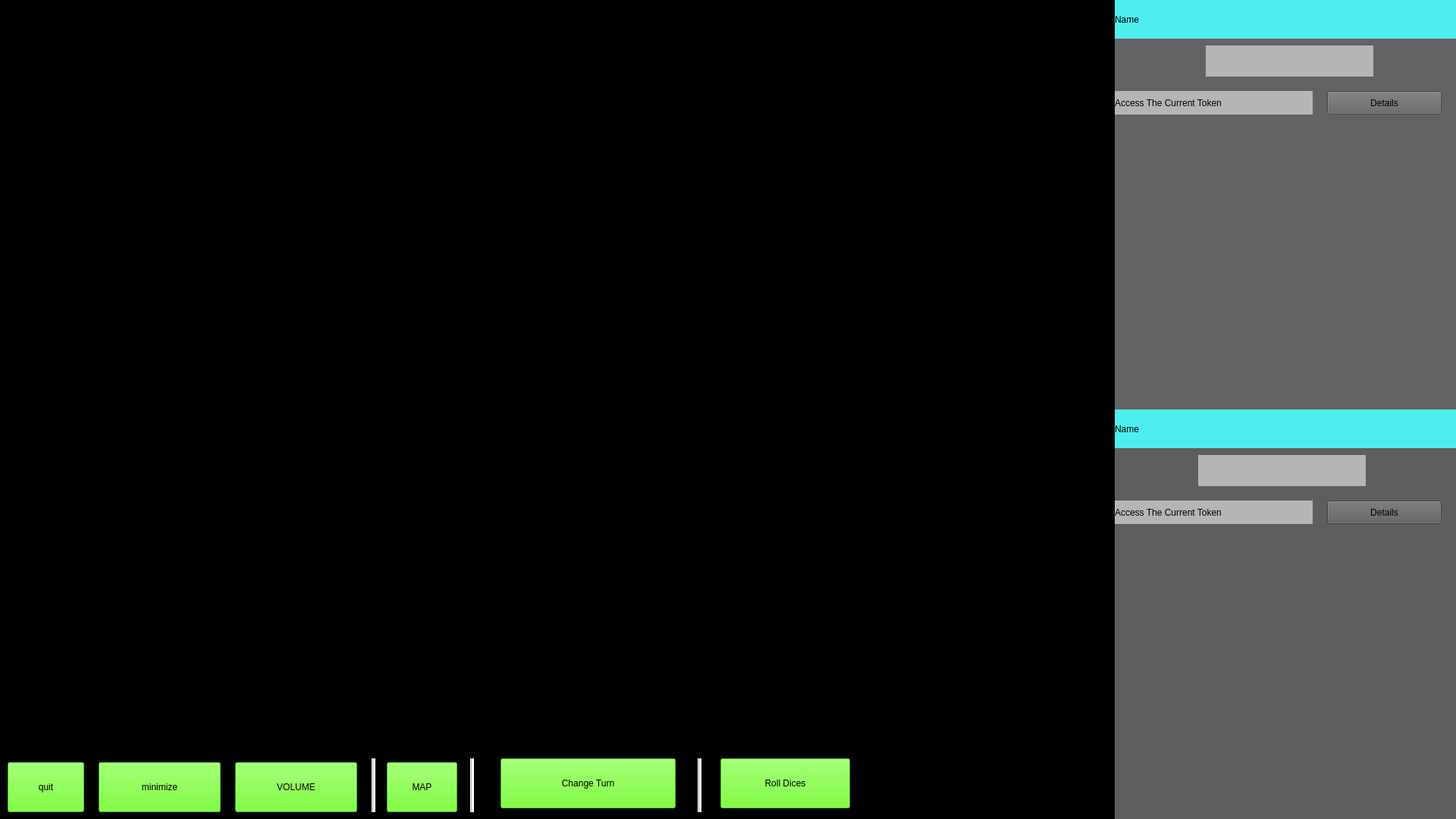
<?xml version="1.0" encoding="UTF-8"?>
<ui version="4.0">
 <class>MainWindow</class>
 <widget class="QMainWindow" name="MainWindow">
  <property name="geometry">
   <rect>
    <x>0</x>
    <y>0</y>
    <width>1920</width>
    <height>1080</height>
   </rect>
  </property>
  <property name="windowTitle">
   <string>MainWindow</string>
  </property>
  <property name="styleSheet">
   <string notr="true">background-color: rgb(0, 0, 0);
</string>
  </property>
  <widget class="QWidget" name="centralWidget">
   <widget class="QWidget" name="Ui_board" native="true">
    <property name="geometry">
     <rect>
      <x>0</x>
      <y>0</y>
      <width>1470</width>
      <height>1000</height>
     </rect>
    </property>
    <property name="focusPolicy">
     <enum>Qt::ClickFocus</enum>
    </property>
   </widget>
   <widget class="QWidget" name="widget" native="true">
    <property name="geometry">
     <rect>
      <x>1470</x>
      <y>0</y>
      <width>451</width>
      <height>1081</height>
     </rect>
    </property>
    <property name="styleSheet">
     <string notr="true">background-color: rgb(255, 255, 255);</string>
    </property>
    <widget class="QWidget" name="widget_2" native="true">
     <property name="geometry">
      <rect>
       <x>0</x>
       <y>0</y>
       <width>451</width>
       <height>540</height>
      </rect>
     </property>
     <property name="styleSheet">
      <string notr="true">background-color: rgb(99, 99, 99);</string>
     </property>
     <widget class="QLabel" name="Name_1">
      <property name="geometry">
       <rect>
        <x>0</x>
        <y>0</y>
        <width>451</width>
        <height>51</height>
       </rect>
      </property>
      <property name="styleSheet">
       <string notr="true">background-color: rgb(79, 238, 238);

font: 18pt &quot;Segoe Print&quot;;
qproperty-alignment: AlignCenter;


</string>
      </property>
      <property name="text">
       <string>Name</string>
      </property>
     </widget>
     <widget class="QLabel" name="label_3">
      <property name="geometry">
       <rect>
        <x>30</x>
        <y>60</y>
        <width>61</width>
        <height>41</height>
       </rect>
      </property>
      <property name="text">
       <string/>
      </property>
      <property name="pixmap">
       <pixmap resource="logo.qrc">:/photos/Moneybag.jpg.png</pixmap>
      </property>
      <property name="scaledContents">
       <bool>true</bool>
      </property>
     </widget>
     <widget class="QLabel" name="Money_1">
      <property name="geometry">
       <rect>
        <x>120</x>
        <y>60</y>
        <width>221</width>
        <height>41</height>
       </rect>
      </property>
      <property name="styleSheet">
       <string notr="true">background-color: rgb(170, 0, 0);
background-color: rgb(181, 181, 181);
font: 16pt &quot;Segoe Print&quot;;</string>
      </property>
      <property name="text">
       <string/>
      </property>
     </widget>
     <widget class="QPushButton" name="CurrentToken_1">
      <property name="geometry">
       <rect>
        <x>280</x>
        <y>120</y>
        <width>151</width>
        <height>31</height>
       </rect>
      </property>
      <property name="styleSheet">
       <string notr="true">font: 12pt &quot;Segoe Print&quot;;</string>
      </property>
      <property name="text">
       <string>Details</string>
      </property>
     </widget>
     <widget class="QLabel" name="field_name_1">
      <property name="geometry">
       <rect>
        <x>0</x>
        <y>120</y>
        <width>261</width>
        <height>31</height>
       </rect>
      </property>
      <property name="styleSheet">
       <string notr="true">background-color: rgb(170, 0, 0);
background-color: rgb(181, 181, 181);
font: 12pt &quot;Segoe Print&quot;;</string>
      </property>
      <property name="text">
       <string>Access The Current Token</string>
      </property>
     </widget>
    </widget>
    <widget class="QWidget" name="widget_3" native="true">
     <property name="geometry">
      <rect>
       <x>0</x>
       <y>540</y>
       <width>451</width>
       <height>540</height>
      </rect>
     </property>
     <property name="styleSheet">
      <string notr="true">background-color: rgb(94, 94, 94);</string>
     </property>
     <widget class="QLabel" name="Name_2">
      <property name="geometry">
       <rect>
        <x>0</x>
        <y>0</y>
        <width>451</width>
        <height>51</height>
       </rect>
      </property>
      <property name="styleSheet">
       <string notr="true">background-color: rgb(79, 238, 238);

font: 18pt &quot;Segoe Print&quot;;
qproperty-alignment: AlignCenter;


</string>
      </property>
      <property name="text">
       <string>Name</string>
      </property>
     </widget>
     <widget class="QLabel" name="label_4">
      <property name="geometry">
       <rect>
        <x>30</x>
        <y>60</y>
        <width>61</width>
        <height>41</height>
       </rect>
      </property>
      <property name="text">
       <string/>
      </property>
      <property name="pixmap">
       <pixmap resource="logo.qrc">:/photos/Moneybag.jpg.png</pixmap>
      </property>
      <property name="scaledContents">
       <bool>true</bool>
      </property>
     </widget>
     <widget class="QLabel" name="Money_2">
      <property name="geometry">
       <rect>
        <x>110</x>
        <y>60</y>
        <width>221</width>
        <height>41</height>
       </rect>
      </property>
      <property name="styleSheet">
       <string notr="true">background-color: rgb(170, 0, 0);
background-color: rgb(181, 181, 181);
font: 16pt &quot;Segoe Print&quot;;</string>
      </property>
      <property name="text">
       <string/>
      </property>
     </widget>
     <widget class="QPushButton" name="CurrentToken_2">
      <property name="geometry">
       <rect>
        <x>280</x>
        <y>120</y>
        <width>151</width>
        <height>31</height>
       </rect>
      </property>
      <property name="styleSheet">
       <string notr="true">font: 12pt &quot;Segoe Print&quot;;</string>
      </property>
      <property name="text">
       <string>Details</string>
      </property>
     </widget>
     <widget class="QLabel" name="field_name_2">
      <property name="geometry">
       <rect>
        <x>0</x>
        <y>120</y>
        <width>261</width>
        <height>31</height>
       </rect>
      </property>
      <property name="styleSheet">
       <string notr="true">background-color: rgb(170, 0, 0);
background-color: rgb(181, 181, 181);
font: 12pt &quot;Segoe Print&quot;;</string>
      </property>
      <property name="text">
       <string>Access The Current Token</string>
      </property>
     </widget>
    </widget>
   </widget>
   <widget class="QPushButton" name="RollDIces">
    <property name="geometry">
     <rect>
      <x>950</x>
      <y>1000</y>
      <width>171</width>
      <height>66</height>
     </rect>
    </property>
    <property name="styleSheet">
     <string notr="true">font: 20pt &quot;Segoe Print&quot;;
background-color: rgb(85, 255, 0);</string>
    </property>
    <property name="text">
     <string>Roll Dices</string>
    </property>
   </widget>
   <widget class="QPushButton" name="Map_Button">
    <property name="geometry">
     <rect>
      <x>510</x>
      <y>1005</y>
      <width>93</width>
      <height>66</height>
     </rect>
    </property>
    <property name="styleSheet">
     <string notr="true">font: 20pt &quot;Segoe Print&quot;;
background-color: rgb(85, 255, 0);
</string>
    </property>
    <property name="text">
     <string>MAP</string>
    </property>
   </widget>
   <widget class="QPushButton" name="minimize">
    <property name="geometry">
     <rect>
      <x>130</x>
      <y>1005</y>
      <width>161</width>
      <height>66</height>
     </rect>
    </property>
    <property name="styleSheet">
     <string notr="true">font: 20pt &quot;Segoe Print&quot;;
background-color: rgb(85, 255, 0);</string>
    </property>
    <property name="text">
     <string>minimize</string>
    </property>
   </widget>
   <widget class="QPushButton" name="quit">
    <property name="geometry">
     <rect>
      <x>10</x>
      <y>1005</y>
      <width>101</width>
      <height>66</height>
     </rect>
    </property>
    <property name="styleSheet">
     <string notr="true">font: 20pt &quot;Segoe Print&quot;;
background-color: rgb(85, 255, 0);</string>
    </property>
    <property name="text">
     <string>quit</string>
    </property>
   </widget>
   <widget class="QPushButton" name="Volume_button">
    <property name="geometry">
     <rect>
      <x>310</x>
      <y>1005</y>
      <width>161</width>
      <height>66</height>
     </rect>
    </property>
    <property name="styleSheet">
     <string notr="true">font: 20pt &quot;Segoe Print&quot;;
background-color: rgb(85, 255, 0);</string>
    </property>
    <property name="text">
     <string>VOLUME</string>
    </property>
   </widget>
   <widget class="Line" name="line">
    <property name="geometry">
     <rect>
      <x>620</x>
      <y>1000</y>
      <width>5</width>
      <height>71</height>
     </rect>
    </property>
    <property name="styleSheet">
     <string notr="true">
background-color: rgb(255, 255, 255);</string>
    </property>
    <property name="orientation">
     <enum>Qt::Vertical</enum>
    </property>
   </widget>
   <widget class="Line" name="line_3">
    <property name="geometry">
     <rect>
      <x>490</x>
      <y>1000</y>
      <width>5</width>
      <height>71</height>
     </rect>
    </property>
    <property name="styleSheet">
     <string notr="true">
background-color: rgb(255, 255, 255);</string>
    </property>
    <property name="orientation">
     <enum>Qt::Vertical</enum>
    </property>
   </widget>
   <widget class="QPushButton" name="Turn_button">
    <property name="geometry">
     <rect>
      <x>660</x>
      <y>1000</y>
      <width>231</width>
      <height>66</height>
     </rect>
    </property>
    <property name="styleSheet">
     <string notr="true">font: 20pt &quot;Segoe Print&quot;;
background-color: rgb(85, 255, 0);</string>
    </property>
    <property name="text">
     <string>Change Turn</string>
    </property>
   </widget>
   <widget class="Line" name="line_2">
    <property name="geometry">
     <rect>
      <x>920</x>
      <y>1000</y>
      <width>5</width>
      <height>71</height>
     </rect>
    </property>
    <property name="styleSheet">
     <string notr="true">
background-color: rgb(255, 255, 255);</string>
    </property>
    <property name="orientation">
     <enum>Qt::Vertical</enum>
    </property>
   </widget>
  </widget>
 </widget>
 <layoutdefault spacing="6" margin="11"/>
 <resources>
  <include location="logo.qrc"/>
 </resources>
 <connections>
  <connection>
   <sender>quit</sender>
   <signal>clicked()</signal>
   <receiver>MainWindow</receiver>
   <slot>close()</slot>
   <hints>
    <hint type="sourcelabel">
     <x>116</x>
     <y>1035</y>
    </hint>
    <hint type="destinationlabel">
     <x>24</x>
     <y>1013</y>
    </hint>
   </hints>
  </connection>
  <connection>
   <sender>minimize</sender>
   <signal>clicked()</signal>
   <receiver>MainWindow</receiver>
   <slot>showMinimized()</slot>
   <hints>
    <hint type="sourcelabel">
     <x>238</x>
     <y>1024</y>
    </hint>
    <hint type="destinationlabel">
     <x>314</x>
     <y>1011</y>
    </hint>
   </hints>
  </connection>
 </connections>
</ui>
